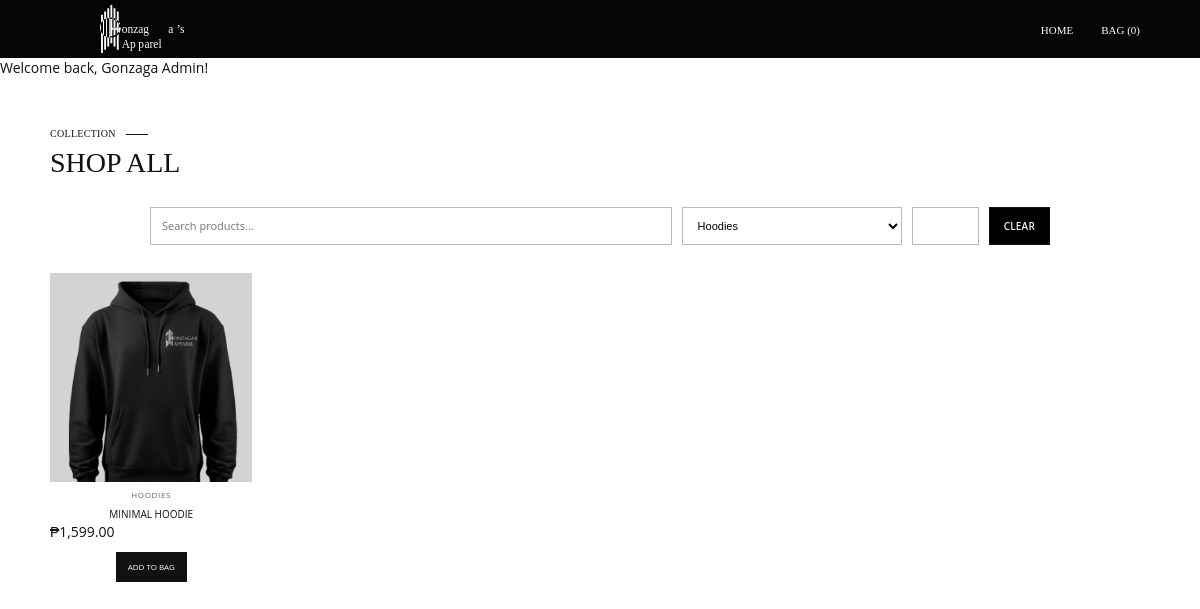
Screenshot of /collection.php?category=2 (signed in) with the database file from the repository.
### tables this page shows
CREATE TABLE products (
    id INT UNSIGNED AUTO_INCREMENT PRIMARY KEY,
    category_id INT UNSIGNED NULL,
    name VARCHAR(150) NOT NULL,
    description VARCHAR(2000) NOT NULL DEFAULT '',
    price DECIMAL(10,2) NOT NULL DEFAULT 0.00,
    stock INT UNSIGNED NOT NULL DEFAULT 0,
    image VARCHAR(255) NOT NULL DEFAULT 'black-tshirt-placeholder.svg',
    is_active TINYINT(1) NOT NULL DEFAULT 1,
    created_at TIMESTAMP NOT NULL DEFAULT CURRENT_TIMESTAMP,
    updated_at TIMESTAMP NOT NULL DEFAULT CURRENT_TIMESTAMP ON UPDATE CURRENT_TIMESTAMP,
    CONSTRAINT fk_products_category FOREIGN KEY (category_id) REFERENCES categories(id) ON DELETE SET NULL ON UPDATE CASCADE,
    INDEX idx_products_category (category_id),
    INDEX idx_products_name (name)
);

CREATE TABLE categories (
    id INT UNSIGNED AUTO_INCREMENT PRIMARY KEY,
    name VARCHAR(100) NOT NULL UNIQUE,
    slug VARCHAR(120) NOT NULL UNIQUE,
    description VARCHAR(500) NOT NULL DEFAULT '',
    is_active TINYINT(1) NOT NULL DEFAULT 1,
    created_at TIMESTAMP NOT NULL DEFAULT CURRENT_TIMESTAMP,
    updated_at TIMESTAMP NOT NULL DEFAULT CURRENT_TIMESTAMP ON UPDATE CURRENT_TIMESTAMP
);

### functions/helpers.php (called while the page is built, shortened)
<?php
require_once __DIR__ . '/auth.php';
require_once __DIR__ . '/validation.php';
function e(?string $value): string { return htmlspecialchars((string)$value, ENT_QUOTES, 'UTF-8'); }
function cart_count(): int { return array_sum(array_map('intval', $_SESSION['cart'] ?? [])); }
function money(float $amount): string { return '₱' . number_format($amount, 2); }

### functions/auth.php (called while the page is built, shortened)
<?php
require_once __DIR__ . '/../config/db.php';
function get_flash(): ?array
{
    $flash = $_SESSION['flash'] ?? null;
    return $flash;
}

### functions/validation.php (called while the page is built, shortened)
<?php
function clean_text(string $value): string
{
    return trim(preg_replace('/\s+/', ' ', strip_tags($value)) ?? '');
}

### config/db.php (called while the page is built, shortened)
<?php
function db(): PDO
{
    static $pdo = null;
    if ($pdo instanceof PDO) {
        return $pdo;
    }
    $dsn = 'mysql:host=' . DB_HOST . ';dbname=' . DB_NAME . ';charset=utf8mb4';
    $pdo = new PDO($dsn, DB_USER, DB_PASS, [
        PDO::ATTR_ERRMODE => PDO::ERRMODE_EXCEPTION,
        PDO::ATTR_DEFAULT_FETCH_MODE => PDO::FETCH_ASSOC,
        PDO::ATTR_EMULATE_PREPARES => false,
    ]);
    return $pdo;
}

### collection.php (the view, shortened to what this page needs)
<?php
require_once __DIR__ . '/functions/helpers.php';
$q = clean_text((string)($_GET['q'] ?? ''));
$category = (int)($_GET['category'] ?? 0);
$categories = db()->query('SELECT id,name,slug FROM categories WHERE is_active=1 ORDER BY name')->fetchAll();
$sql='SELECT p.id,p.name,p.price,p.stock,p.image,c.name AS category_name FROM products p LEFT JOIN categories c
ON c.id=p.category_id WHERE p.is_active=1'; $params=[];
if($category>0){ $sql.=' AND p.category_id=?'; $params[]=$category; }
$sql.=' ORDER BY p.id ASC';
$stmt=db()->prepare($sql);$stmt->execute($params);$products=$stmt->fetchAll(); $flash=get_flash();
?><!DOCTYPE html>
<html lang="en">
    <head>
        <link rel="stylesheet" href="css/style.css">
    </head>
    <body>
        <header class="site-header">
            <div class="header-inner container">
                <a class="brand brand--header" href="index.php">
                    <img class="logo-placeholder logo-placeholder--header" src="assets/images/logo-placeholder.svg" alt="Gonzaga's Apparel">
                </a>
                <nav class="site-nav collection-nav">
                    <a class="nav-link" href="index.php">HOME</a>
                        <a class="nav-link" href="customer/cart.php">BAG (<?=cart_count()?>)</a>
                    </nav>
                </div>
            </header>
            <?php if($flash):?>
                <div class="site-flash <?=e($flash['type'])?>"><?=e($flash['message'])?>
            </div>
            <?php endif;?>
            <main class="shop-shell collection-shell">
                <div class="section-kicker">COLLECTION <span></span>
            </div>
            <h1>SHOP ALL</h1>
            <form class="collection-filters" method="get">
                <input type="search" name="q" value="<?=e($q)?>" placeholder="Search products...">
                <select name="category">
                    <?php foreach($categories as $c):?>
                        <option value="<?=intval($c['id'])?>" <?=$category==intval($c['id'])?'selected':''?>><?=e($c['name'])?>
                    </option>
                    <?php endforeach;?>
                </select>
                <button class="button button--filled" type="submit">SEARCH</button>
                <?php if($q!==''||$category>0):?>
                    <a class="button button--outline" href="collection.php">CLEAR</a>
                    <?php endif;?>
                </form>
                <div class="product-grid collection-grid"><?php foreach($products as $product):?>
                    <article class="product-card">
                        <div class="product-image-wrap">
                            <img src="assets/images/<?=e($product['image'])?>" alt="<?=e($product['name'])?>">
                        </div>
                        <small class="product-category"><?=e($product['category_name']??'Uncategorized')?></small>
                        <h3><?=e($product['name'])?></h3>
                        <p class="product-price"><?=money((float)$product['price'])?></p>
                        <form action="actions/cart_process.php" method="post">
                            <button class="product-add" type="submit" <?=((int)$product['stock']<1?'disabled':'')?>><?=((int)$product['stock']<1?'OUT OF STOCK':'ADD TO BAG')?>
                            </button>
                        </form>
                    </article>
                    <?php endforeach;?>
                </div>
                </main>
            </body>
        </html>

### css/style.css (style rules this page uses)
:root { --black: #050505; --white: #fff; --copy: #111; --gray: #c8c8c8; --heading: "Minion Variable Concept", "Minion Pro", Georgia, "Times New Roman", serif; --body: "Open Sans", Arial, Helvetica, sans-serif; --max: 1140px; --head: 58px; }
* { box-sizing: border-box; }
html { scroll-behavior: smooth; }
body { margin: 0; background: #fff; color: var(--copy); font-family: var(--body); font-size: 14px; line-height: 1.45; }
a { color: inherit; text-decoration: none; }
button, input { font: inherit; }
img { display: block; max-width: 100%; }
.container { width: min(var(--max), calc(100% - 120px)); margin: auto; }
h1, h2, h3 { font-family: var(--heading); font-weight: 500; margin: 0; }
p { margin: 0; }
.site-header { position: sticky; top: 0; z-index: 20; height: var(--head); background: var(--black); color: #fff; }
.header-inner { height: 100%; display: flex; align-items: center; }
.brand { display: inline-flex; align-items: center; gap: 8px; }
.logo-placeholder { display: block; object-fit: contain; border: 0; }
.logo-placeholder--header { width: 165px; height: 48px; }
.brand--header { width: 210px; }
.site-nav { margin-left: auto; display: flex; align-items: center; gap: 28px; }
.nav-link { position: relative; font-family: var(--heading); font-size: 11px; padding: 21px 0 17px; }
.nav-link:after { content: ""; position: absolute; left: 0; bottom: 12px; width: 100%; height: 1px; background: #fff; transform: scaleX(0); transform-origin: left; transition: transform .2s; }
.section-kicker { display: inline-flex; align-items: center; gap: 10px; font-family: var(--heading); font-size: 10px; line-height: 1; letter-spacing: .03em; }
.section-kicker span { width: 22px; height: 1px; background: currentColor; }
.button { min-height: 36px; display: inline-flex; align-items: center; justify-content: center; gap: 18px; padding: 9px 14px; font-size: 10px; font-weight: 600; letter-spacing: .02em; transition: .2s; }
.button--filled { background: #000; color: #ffffff; border: 1px solid #000; }
.button--outline { border: 1px solid #111; background: #000; color: #f9f4f4; }
.product-grid { display: grid; grid-template-columns: repeat(5, 1fr); gap: 22px; margin-top: 24px; }
.product-image-wrap { aspect-ratio: 1 / 1.03; background: #d3d3d3; overflow: hidden; }
.product-image-wrap img { width: 100%; height: 100%; object-fit: cover; }
.product-card h3 { font-family: var(--body); font-size: 10px; text-align: center; font-weight: 500; margin-top: 7px; }
.site-flash.success { background: #fff; }
.collection-filters { width: min(900px, calc(100% - 120px)); margin: 24px auto 0; display: grid; grid-template-columns: 1fr 220px auto auto; gap: 10px; }
.collection-filters input, .collection-filters select, .collection-filters button { min-height: 38px; padding: 8px 11px; border: 1px solid #bbb; background: #fff; font-size: 11px; }
.collection-grid { margin-top: 28px; }
.product-category { display: block; text-align: center; margin-top: 7px; font-size: 8px; letter-spacing: .08em; text-transform: uppercase; color: #666; }
.product-add { display: block; margin: 10px auto 0; border: 1px solid #111; background: #111; color: #fff; padding: 8px 11px; font-size: 8px; cursor: pointer; }
.shop-shell { width: min(1100px, calc(100% - 48px)); margin: 0 auto; padding: 44px 0; }
.collection-nav { margin-left: auto; }

### rows the page displays
products: image (placeholder picture), category.name "HOODIES", name "MINIMAL HOODIE", price "₱1,599.00", stock "ADD TO BAG"

### other values shown
cart_count() "0"
$flash['message'] "Welcome back, Gonzaga Admin!"
form field category "Hoodies"
